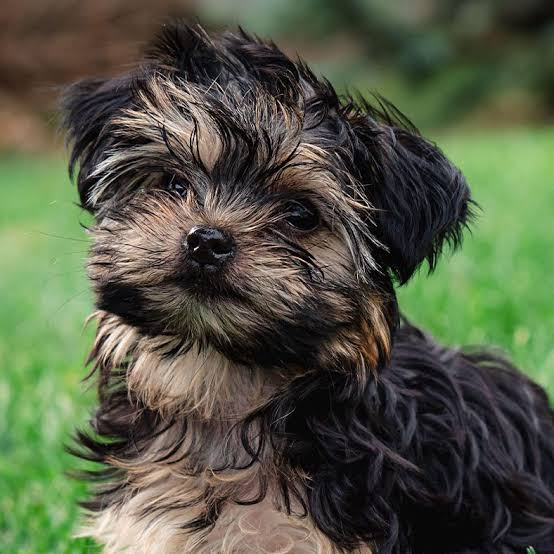
#> input picture images.jpeg, 554 x 554 px, given in place of images.jpg, which was not available
$ jupyter execute 'DIPT-EXP6 (1).ipynb'   (older library calls are emulated)   (text cells are left out)
#> lines starting #> are read from the running program, lines starting #| are printed output that depends on the picture; after the words box and inside, x2 and y2 are one past the last pixel; in counts of white or black regions, pixels touching at a corner belong together; pictures that were not available may be replaced by others from this repository, and a replacement may not be noted
[cell 1]
import cv2
import numpy as np
import matplotlib.pyplot as plt

[cell 2]
image = cv2.imread('images.jpg')
#> image is the input picture: shape (554, 554, 3); mean B, G, R 68.4, 89, 83.5

[cell 3]
gray_image = cv2.cvtColor(image, cv2.COLOR_BGR2GRAY)
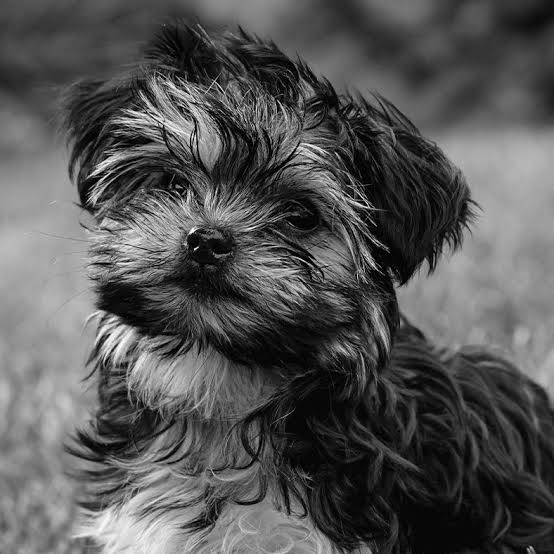
#> gray_image: shape (554, 554); min 0, max 254, mean 85

[cell 4]
sobelx  = cv2.Sobel(src = gray_image, ddepth = cv2.CV_64F, dx = 1, dy = 0, ksize = 3)
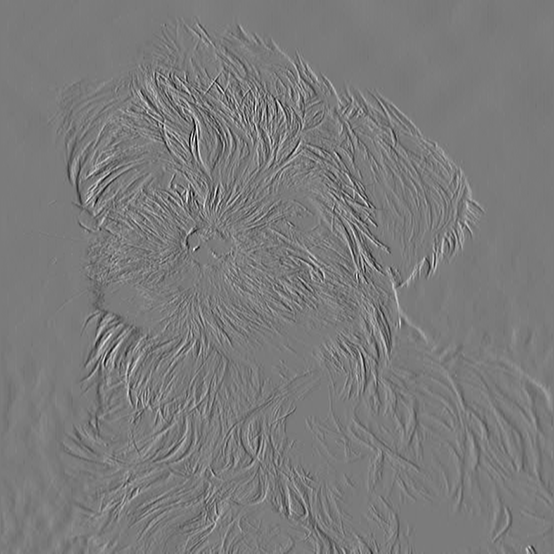
#> sobelx: shape (554, 554) float64; min -733, max 782, mean -0.5; drawn with min black and max white
sobely  = cv2.Sobel(src = gray_image, ddepth = cv2.CV_64F, dx = 0, dy = 1, ksize = 3)
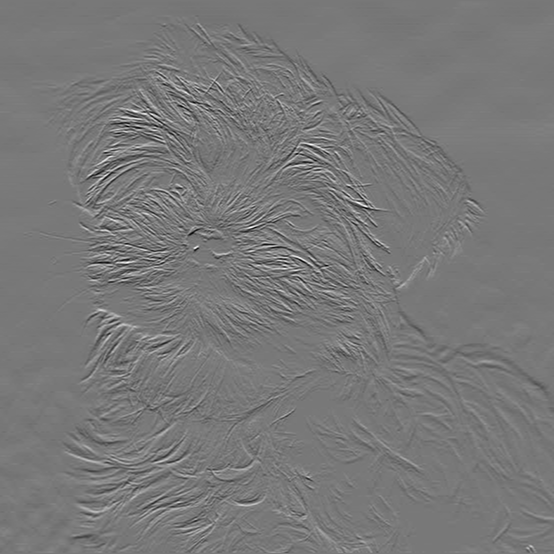
#> sobely: shape (554, 554) float64; min -804, max 893, mean 0.3; drawn with min black and max white

sobelx = cv2.Sobel(gray_image, cv2.CV_64F, 1, 0, ksize=3)
sobely = cv2.Sobel(gray_image, cv2.CV_64F, 0, 1, ksize=3)
sobel_combined = cv2.magnitude(sobelx, sobely)
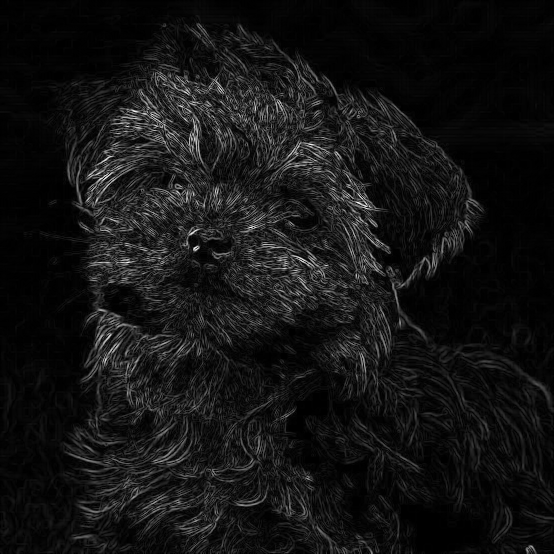
#> sobel_combined: shape (554, 554) float64; min 0, max 915.9, mean 72.4; drawn with min black and max white

[cell 5]
plt.figure(figsize = (12, 16))
plt.subplot(321); plt.axis('on'); plt.imshow(image[:,:,::-1]); plt.title('Original')
plt.subplot(322); plt.axis('on'); plt.imshow(gray_image, cmap='gray');plt.title('Grayscale')
plt.subplot(323); plt.axis('on'); plt.imshow(sobelx);plt.title('Sobel-X Edge Map')
plt.subplot(324); plt.axis('on'); plt.imshow(sobely);plt.title('Sobel-Y Edge Map');
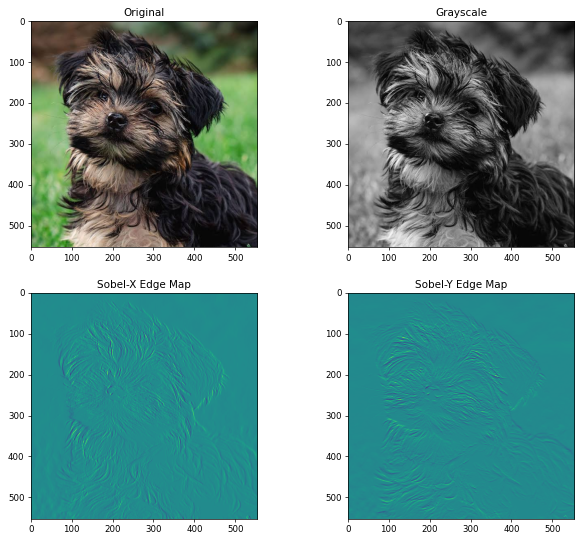
#> figure drawn by matplotlib, 4 panels

[cell 6]
plt.figure(figsize = (12, 16))
plt.axis('off'); plt.imshow(sobel_combined, cmap='gray' ); plt.title('sobel_combined ');

[cell 7]
gray_image = cv2.cvtColor(image, cv2.COLOR_BGR2GRAY)

[cell 8]
laplacian = cv2.Laplacian(gray_image, cv2.CV_64F)
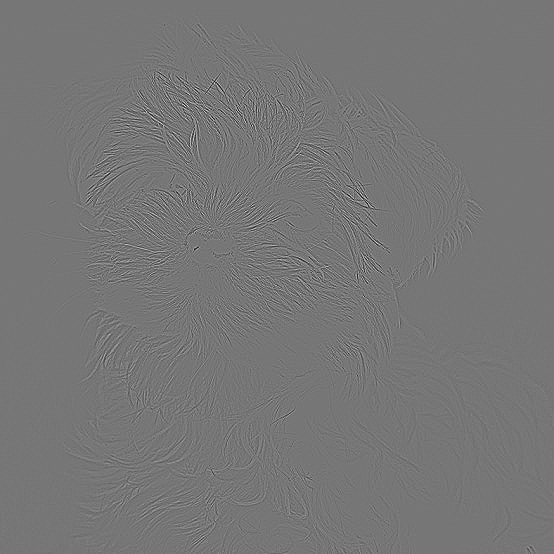
#> laplacian: shape (554, 554) float64; min -525, max 603, mean 0; drawn with min black and max white

[cell 9]
plt.figure(figsize = (12, 16))
plt.subplot(121); plt.axis('off'); plt.imshow(gray_image, cmap='gray'); plt.title('Inputimage (Gray Image)')
plt.subplot(122);plt.imshow(laplacian, cmap='gray');plt.axis('off'); plt.title('Output Image (laplacian)');

[cell 10]
import cv2
import matplotlib.pyplot as plt

img = cv2.imread('images.jpg')
img_gray = cv2.cvtColor(img, cv2.COLOR_BGR2GRAY)

low = 50
high = 150
edges = cv2.Canny(img_gray, low, high)
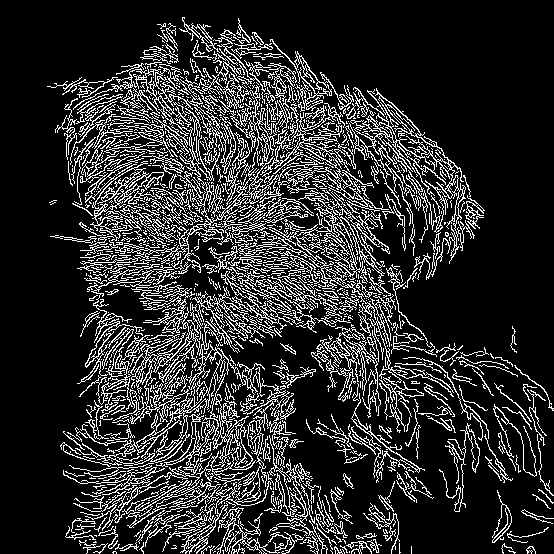
#> edges: shape (554, 554); 17.5% white in thin lines or dots, all inside (x1, y1, x2, y2) = (47, 17, 554, 554)

plt.subplot(221); plt.axis("off"); plt.imshow(img[:,:,::-1]); plt.title("Original")
plt.subplot(222); plt.axis("off"); plt.imshow(img_gray, cmap='gray'); plt.title("Grayscale")
plt.subplot(223); plt.axis("off"); plt.imshow(edges, cmap='gray'); plt.title("Edges")

plt.show()
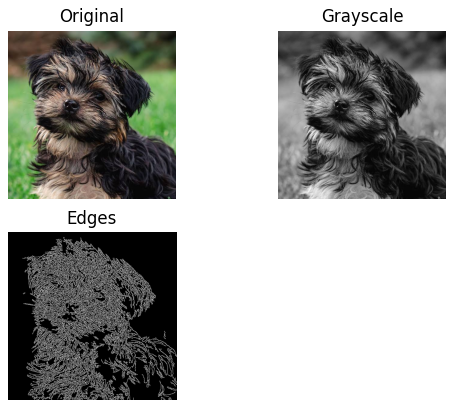
#> figure drawn by matplotlib, 3 panels
